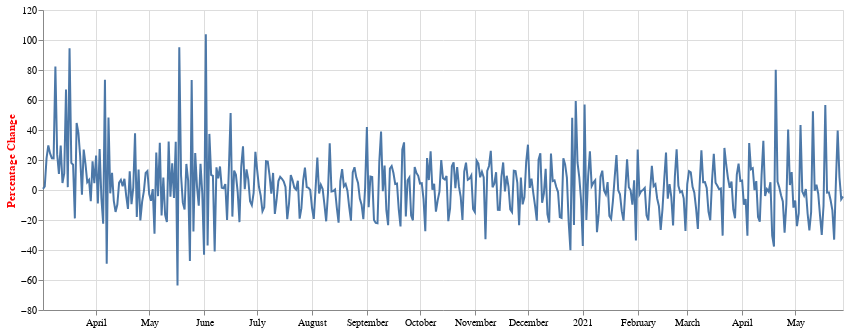

Source (notebook cell):
### Code cell
pct_chart

### Figure 1 — Vega-Lite specification as saved in the notebook (floating-point values rounded to 4 significant figures; data arrays with more than 128 entries replaced by an {"elided": "..."} marker saying what was removed)
{"config": {"view": {"continuousWidth": 400, "continuousHeight": 300}}, "data": {"name": "data-b3cf7c2a1d399c4e4ba08c8f15549f53"}, "mark": "line", "encoding": {"x": {"type": "temporal", "axis": {"title": null}, "field": "submission_date"}, "y": {"type": "quantitative", "axis": {"title": "Percentage Change", "titleColor": "Red"}, "field": "pct_change"}}, "width": 800, "$schema": "https://vega.github.io/schema/vega-lite/v4.8.1.json", "datasets": {"data-b3cf7c2a1d399c4e4ba08c8f15549f53": {"elided": "453 records"}}}
